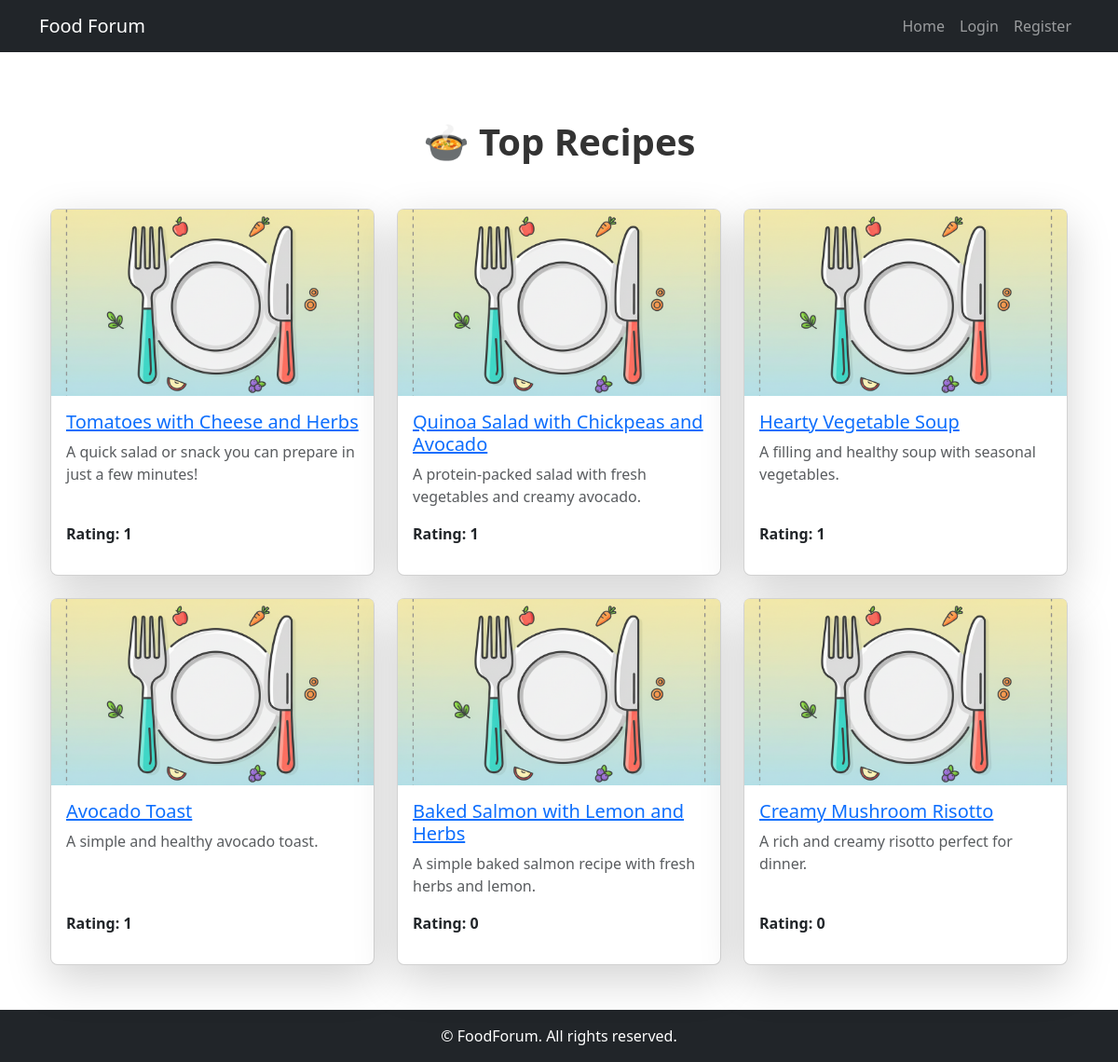
The app's page /forum/ with its own data.
### forum/models.py (models this page shows, shortened)
class TimeTracker(models.Model):
    created_at = models.DateTimeField(auto_now_add=True)
    updated_at = models.DateTimeField(auto_now=True)
    class Meta:
        abstract = True

class Recipe(TimeTracker):
    author = models.ForeignKey("forum.FoodForumUser", on_delete=models.CASCADE, related_name="recipes")
    title = models.CharField(max_length=255, db_index=True)
    description = models.TextField(blank=True)
    recipe_text = models.TextField()
    image = models.ImageField(
        upload_to="recipes/", blank=True, null=True,
    )
    time_minutes = models.PositiveIntegerField(default=0)
    servings = models.PositiveIntegerField(default=1)
    is_published = models.BooleanField(default=True)
    class Meta:
        ordering = ["-created_at"]
        indexes = [
            models.Index(fields=["title"]),
        ]
    def rating(self) -> int:
        total_score = self.reactions.aggregate(total=Sum("value"))["total"] or 0
        return int(total_score)

### forum/views.py (the view)
# urls.py: path('', RecipeListView.as_view(), name="forum-home"),
class RecipeListView(ListView):
    model = Recipe
    template_name = "forum/home.html"
    context_object_name = "recipes"
    def get_queryset(self):
        published_recipes = Recipe.objects.filter(is_published=True)
        recipes_with_rating = sorted(
            published_recipes,
            key=lambda r: r.rating(),
            reverse=True
        )
        return recipes_with_rating[:6]
    def get_context_data(self, **kwargs):
        context = super().get_context_data(**kwargs)
        if self.request.user.is_authenticated:
            saved_recipe_ids = self.request.user.saved_recipes.values_list('recipe_id', flat=True)
            context['saved_recipe_ids'] = set(saved_recipe_ids)
        else:
            context['saved_recipe_ids'] = set()
        return context

### templates/forum/home.html (shortened to what this page needs)
{% extends "base.html" %}
{% load static %}
{% block content %}
<div class="container mt-5">
    <h1 class="text-center mb-5" style="font-weight: bold; color: #333;">
        🍲 Top Recipes
    </h1>
    <div class="row">
        {% for recipe in recipes %}
        <div class="col-md-4 mb-4">
            <div class="card shadow-lg rounded-3 h-100">
                {% if recipe.image %}
                <img src="{{ recipe.image.url }}" class="card-img-top" alt="{{ recipe.title }}" style="height: 200px; object-fit: cover;">
                {% else %}
                <img src="{% static 'images/default_recipe.jpg' %}" class="card-img-top" alt="Default Image" style="height: 200px; object-fit: cover;">
                {% endif %}
                <div class="card-body d-flex flex-column">
                    <h5 class="card-title">
                    <a href="{% url 'forum:recipe-detail' recipe.pk %}">{{ recipe.title }}</a>
                    </h5>
                    <p class="card-text text-muted">{{ recipe.description|truncatewords:20 }}</p>
                    <p class="mt-auto fw-bold">Rating: {{ recipe.rating }}</p>
                </div>
            </div>
        </div>
        {% empty %}
        <p class="text-center text-muted">No recipes yet.</p>
        {% endfor %}
    </div>
</div>
{% endblock %}

### templates/base.html (shortened to what this page needs)
{% load static %}
<!DOCTYPE html>
<html lang="en">
<head>
    <link href="https://cdn.jsdelivr.net/npm/bootstrap@5.3.2/dist/css/bootstrap.min.css" rel="stylesheet">
    <link rel="stylesheet" href="{% static 'css/styles.css' %}">
</head>
<body class="d-flex flex-column min-vh-100">
{% include 'includes/navbar.html' %}
<main class="container my-4 flex-grow-1">
    {% block content %}
    {% endblock %}
</main>
{% include 'includes/footer.html' %}
</body>
</html>

### templates/includes/navbar.html (shortened to what this page needs)
<nav class="navbar navbar-expand-lg navbar-dark bg-dark">
    <div class="container">
        <a class="navbar-brand" href="{% url 'forum:forum-home' %}">Food Forum</a>
        <div class="collapse navbar-collapse" id="navbarNav">
            <ul class="navbar-nav ms-auto align-items-center">
                <li class="nav-item">
                    <a class="nav-link" href="{% url 'forum:forum-home' %}">Home</a>
                </li>
                {% if request.user.is_authenticated %}
                    <li class="nav-item">
                        <a class="nav-link" href="{% url 'forum:profile' %}">{{ request.user.nickname }}</a>
                    </li>
                    <li class="nav-item">
                        <a class="nav-link" href="{% url 'forum:all-recipes' %}">All Recipes</a>
                    </li>
                    <li class="nav-item">
                        <a class="nav-link" href="{% url 'forum:saved-recipes' %}">Saved Recipes</a>
                    </li>
                    <li class="nav-item">
                        <a class="nav-link" href="{% url 'forum:recipe-add' %}">Add Recipe</a>
                    </li>
                    <li class="nav-item">
                        <form method="post" action="{% url 'logout' %}" class="d-inline">
                            {% csrf_token %}
                            <button type="submit" class="btn btn-outline-light ms-2">Logout</button>
                        </form>
                    </li>
                {% else %}
                    <li class="nav-item">
                        <a class="nav-link" href="{% url 'login' %}">Login</a>
                    </li>
                    <li class="nav-item">
                        <a class="nav-link" href="{% url 'forum:register' %}">Register</a>
                    </li>
                {% endif %}
            </ul>
        </div>
    </div>
</nav>

### templates/includes/footer.html
<footer class="bg-dark text-white text-center py-3 mt-auto">
    &copy; FoodForum. All rights reserved.
</footer>

### records on screen
Recipe: title "Tomatoes with Cheese and Herbs", description "A quick salad or snack you can prepare in just a few minutes!", rating "1"
Recipe: title "Quinoa Salad with Chickpeas and Avocado", description "A protein-packed salad with fresh vegetables and creamy avocado.", rating "1"
Recipe: title "Hearty Vegetable Soup", description "A filling and healthy soup with seasonal vegetables.", rating "1"
Recipe: title "Avocado Toast", description "A simple and healthy avocado toast.", rating "1"
Recipe: title "Baked Salmon with Lemon and Herbs", description "A simple baked salmon recipe with fresh herbs and lemon.", rating "0"
Recipe: title "Creamy Mushroom Risotto", description "A rich and creamy risotto perfect for dinner.", rating "0"
